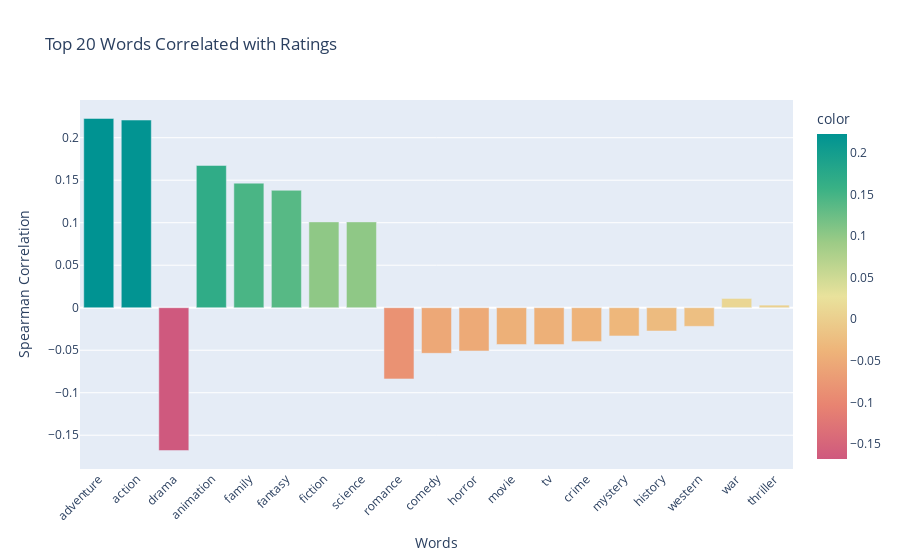

The code cell stored with this chart in its notebook:
### Markdown cell above
Genres vs Ratings

### Code cell
sentiment_utils.word_rating_correlation(df, text_column='processed_genres', rating_column='popularity', top_n=20)

### Figure 1 — Plotly figure (JSON) as saved in the notebook; plotly's stock layout.template omitted (floating-point values rounded to 4 significant figures)
{"data": [{"alignmentgroup": "True", "hovertemplate": "Words=%{x}<br>Spearman Correlation=%{y}<br>color=%{marker.color}<extra></extra>", "legendgroup": "", "marker": {"color": [0.2226, 0.2208, -0.168, 0.1674, 0.1465, 0.1381, 0.101, 0.101, -0.08376, -0.05365, -0.05088, -0.04326, -0.04326, -0.03967, -0.03323, -0.02741, -0.02193, 0.01089, 0.003065], "coloraxis": "coloraxis", "pattern": {"shape": ""}}, "name": "", "offsetgroup": "", "orientation": "v", "showlegend": false, "textposition": "auto", "type": "bar", "x": ["adventure", "action", "drama", "animation", "family", "fantasy", "fiction", "science", "romance", "comedy", "horror", "movie", "tv", "crime", "mystery", "history", "western", "war", "thriller"], "xaxis": "x", "y": [0.2226, 0.2208, -0.168, 0.1674, 0.1465, 0.1381, 0.101, 0.101, -0.08376, -0.05365, -0.05088, -0.04326, -0.04326, -0.03967, -0.03323, -0.02741, -0.02193, 0.01089, 0.003065], "yaxis": "y"}], "layout": {"barmode": "relative", "coloraxis": {"colorbar": {"title": {"text": "color"}}, "colorscale": [[0, "rgb(207, 89, 126)"], [0.1667, "rgb(232, 132, 113)"], [0.3333, "rgb(238, 180, 121)"], [0.5, "rgb(233, 226, 156)"], [0.6667, "rgb(156, 203, 134)"], [0.8333, "rgb(57, 177, 133)"], [1, "rgb(0, 147, 146)"]]}, "legend": {"tracegroupgap": 0}, "title": {"text": "Top 20 Words Correlated with Ratings"}, "xaxis": {"anchor": "y", "domain": [0, 1], "tickangle": -45, "title": {"text": "Words"}}, "yaxis": {"anchor": "x", "domain": [0, 1], "title": {"text": "Spearman Correlation"}}}}
